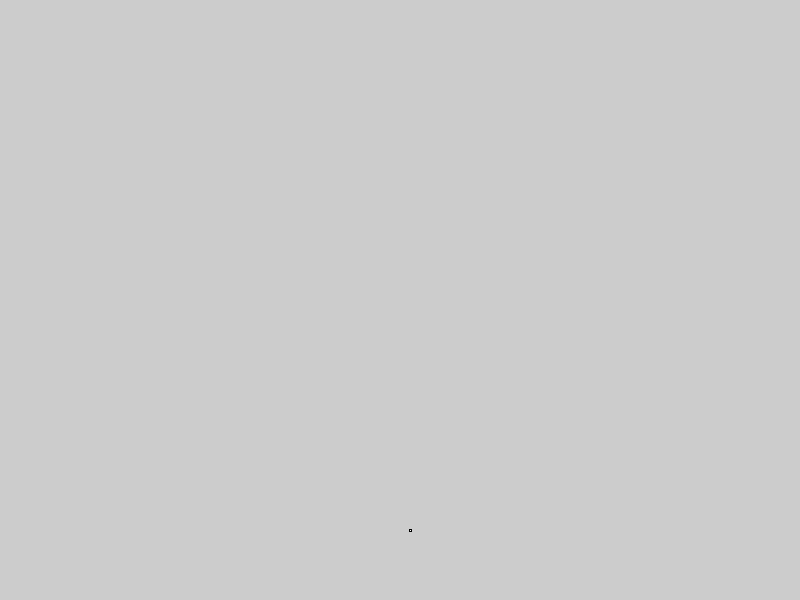
Frame 1 (no input)
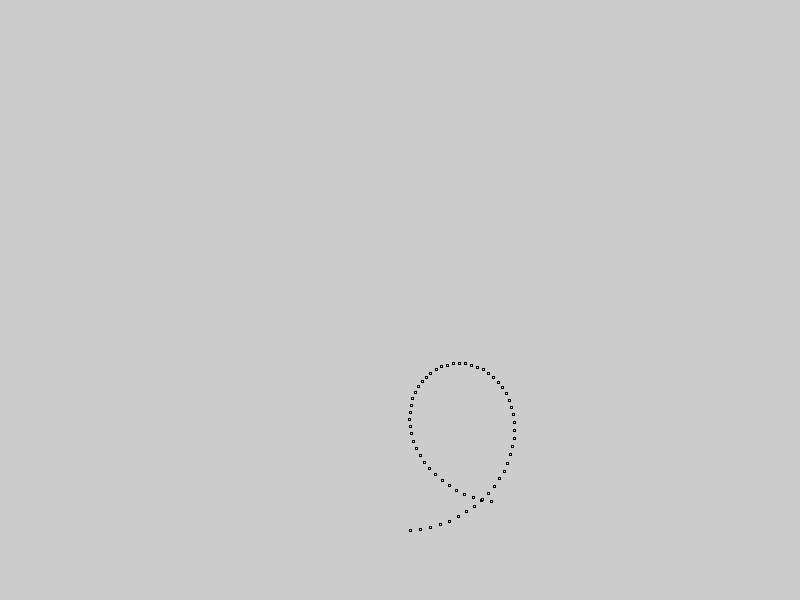
Frame 60 (the mouse pressed at the canvas centre just before this capture)
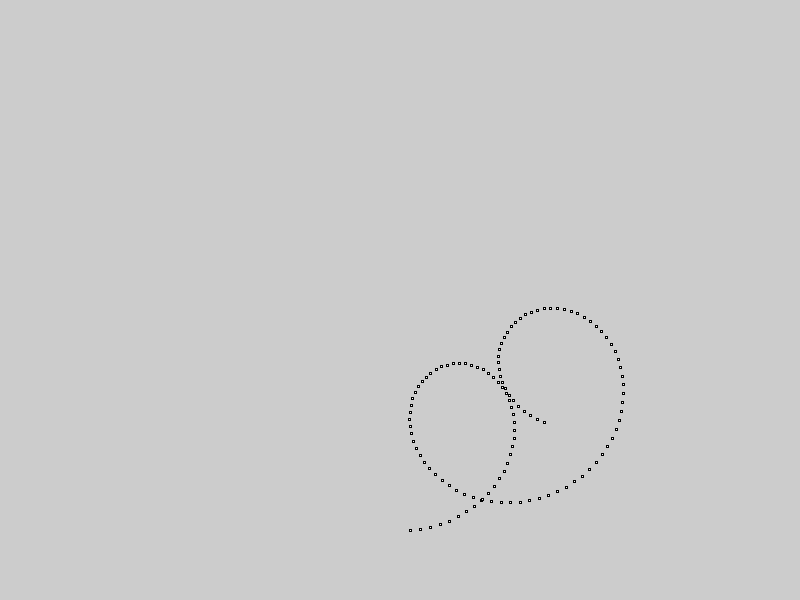
Frame 120 (the mouse held since frame 60 and released just before this capture)

The Processing sketch that drew these frames (run headless with seeded random() and noise(); from frame 60 on, the mouse is pressed at the canvas centre):

// Processing sketch: sketch_151210b
// ── sketch_151210b.pde
void setup() {
  size(800, 600);
}
void draw() {
  float x= sin(frameCount*0.01)*width*0.25;
  float y= cos(frameCount*0.01)*height*0.25;
  float xx= sin(frameCount*0.1)*width*0.1;
  float yy= cos(frameCount*0.1)*width*0.1;
  rect(width*0.5+x+xx, height*0.5+y+yy, 2, 2);
}
